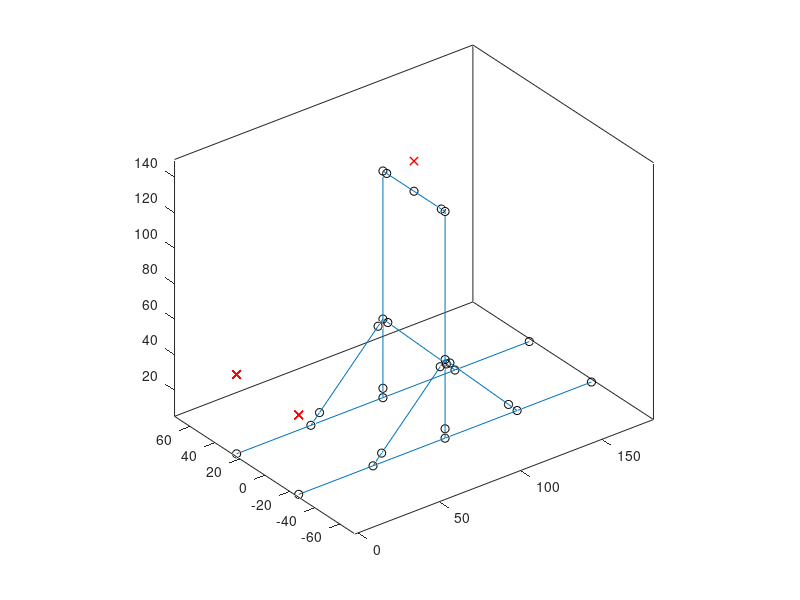

The MATLAB script that drew this image: (Note: this script raises an error after producing the figure.)
% Analyze the response of a column under buckling.  
% Use a small perturbation force to induce buckling.
clear
clc


%% GEOMETRY
L_sleds = 15*12; % Members 1, in
L_top_rxn = 5*12; % Memebers 2, in
L_col = 11.5*12; % Members 3, in
L_brace_leg = 3*12; % Members 4, in
L_brace = L_brace_leg*sqrt(2); % Members 4, in

m1_w = 10.2; % Members 1, in (W10x77)
m1_h = 10.6;
m1_geom = [22.6 455 154 0 5.11]; % [A Izz Iyy ky J]
m1_wt = 77; % lb/ft

m2_w = 10; % Members 2, in (W10x45)
m2_h = 10;
m2_geom = [13.3 248 5.34 0 1.51]; % [A Izz Iyy ky J]
m2_wt = 45; % lb/ft

m3_w = 6; % Members 3, in (HSS6x6x3/8)
m3_h = 6;
m3_geom = [7.58 39.5 39.5 0 64.6]; % [A Izz Iyy ky J]
m3_wt = 46; % lb/ft

m4_w = 3; % Members 4, in (HSS3x3x1/4)
m4_h = 3;
m4_geom = [2.44 3.02 3.02 0 5.08]; % [A Izz Iyy ky J]
m4_wt = 8.78; % lb/ft

mRIG_geom = [22.6 455 154 0 5.11]*1.2; % [A Izz Iyy ky J]
weight = m1_wt*L_sleds/12*2 + m2_wt*L_top_rxn/12*1 + m3_wt*L_col/12*2 + m4_wt*L_brace/12*4;
h_in = (L_col - m1_h - m2_h*2 - 56.2)/12;
h_out = (L_col - m1_h - m2_h*2 - 56.2 - 40)/12;

%% NODES
nodes = [0 L_top_rxn/2 - m1_w/2 m1_h/2
    -L_sleds/2 L_top_rxn/2 - m1_w/2 m1_h/2
    L_sleds/2 L_top_rxn/2 - m1_w/2 m1_h/2
    -(L_brace_leg + m3_w/2 + m1_h/2) L_top_rxn/2 - m1_w/2 m1_h/2
    (L_brace_leg + m3_w/2 + m1_h/2) L_top_rxn/2 - m1_w/2 m1_h/2
    -(L_brace_leg + m3_w/2) L_top_rxn/2 - m1_w/2 m1_h
    (L_brace_leg + m3_w/2) L_top_rxn/2 - m1_w/2 m1_h
    0 L_top_rxn/2 - m1_w/2 m1_h
    -m3_w/2 L_top_rxn/2 - m1_w/2 m1_h + L_brace_leg
    m3_w/2 L_top_rxn/2 - m1_w/2 m1_h + L_brace_leg
    0 L_top_rxn/2 - m1_w/2 m1_h + L_brace_leg + m3_w/2
    0 L_top_rxn/2 - m1_w/2 L_col - m2_h/2
    0 L_top_rxn/2 - m1_w/2 - m3_w/2 L_col - m2_h/2
    0 0 L_col - m2_h/2
    0 -L_top_rxn/2 + m1_w/2 m1_h/2
    -L_sleds/2 -L_top_rxn/2 + m1_w/2 m1_h/2
    L_sleds/2 -L_top_rxn/2 + m1_w/2 m1_h/2
    -(L_brace_leg + m3_w/2 + m1_h/2) -L_top_rxn/2 + m1_w/2 m1_h/2
    (L_brace_leg + m3_w/2 + m1_h/2) -L_top_rxn/2 + m1_w/2 m1_h/2
    -(L_brace_leg + m3_w/2) -L_top_rxn/2 + m1_w/2 m1_h
    (L_brace_leg + m3_w/2) -L_top_rxn/2 + m1_w/2 m1_h
    0 -L_top_rxn/2 + m1_w/2 m1_h
    -m3_w/2 -L_top_rxn/2 + m1_w/2 m1_h + L_brace_leg
    m3_w/2 -L_top_rxn/2 + m1_w/2 m1_h + L_brace_leg
    0 -L_top_rxn/2 + m1_w/2 m1_h + L_brace_leg + m3_w/2
    0 -L_top_rxn/2 + m1_w/2 L_col - m2_h/2
    0 -L_top_rxn/2 + m1_w/2 + m3_w/2 L_col - m2_h/2];

nodes(:,1) = nodes(:,1) + L_sleds/2;


%% CONNECT
% connect = [(1:n - 1)' (2:n)' 4*ones(size(nodes,1) - 1,1)];
connect1 = [2 4 % 1 SLED
    4 1 % 2 SLED
    1 5 % 3 SLED
    5 3 % 4 SLED
    4 6 % 5 RIG
    1 8 % 6 RIG
    5 7 % 7 RIG
    6 9 % 8 BRACE
    8 11 % 9 COL
    7 10 % 10 BRACE
    9 11 % 11 RIG
    10 11 % 12 RIG
    11 12 % 13 COL
    12 13 % 14 RIG
    13 14]; % 15 CROSS

connect = [connect1
    connect1 + 14];
connect(end,:) = [14 27];
connect = [connect 2*ones(size(connect,1),1)];


%% ORIENT
orientation = zeros(size(connect));
orientation(:,2) = L_top_rxn/2 - m1_w/2;
orientation(:,3) = 50;
orientation(16:30,2) = -L_top_rxn/2 + m1_w/2;
orientation([15 30],:) = [L_sleds/2 0 150
    L_sleds/2 0 150];
% % % orientation([9 13 9 + 15 13 + 15],1) = 0;
% % % orientation([9 13 9 + 15 13 + 15],3) = 0;

%% BOUND
fix = zeros(size(nodes,1),6);
fix(2,[1 2 3]) = 1;
fix(3,[2 3]) = 1;
fix(2 + 14,[1 2 3]) = 1;
fix(3 + 14,[2 3]) = 1;

bound = fix';
bound = bound(:);


figure(10)
clf
box on
hold on
axis equal
plot3(nodes(:,1),nodes(:,2),nodes(:,3),'ko')
plot3(orientation(:,1),orientation(:,2),orientation(:,3),'rx')
view(3)

for i = 1:size(connect,1)
    line(nodes(connect(i,1:2),1)',nodes(connect(i,1:2),2)',nodes(connect(i,1:2),3)');
end


%% LOAD
force = fix*0;
force(14,3) = 161*1.2; % Case 1, kip
% force(14,3) = -100*1.2; % Case 2, kip
% force(14,[1 2 3]) = [.1 0 1]*161*1.2; % Case 3, kip
% force(14,[1 2 3]) = [.1 0 -1]*100*1.2; % Case 4, kip
F = force';
F = F(:);

U0 = F*0;

%% MATERIALS
E = 29000;

% Preallocate element structure
EL(size(connect,1)).el = [];
EL(size(connect,1)).el_in.nodes_ij = [];
EL(size(connect,1)).el_in.orient_ij = [];
EL(size(connect,1)).el_in0.break = [];
EL(size(connect,1)).el_in0.mat = [];
EL(size(connect,1)).el_in0.geom = [];
EL = EL';

geom1 = [m1_geom
    m1_geom
    m1_geom
    m1_geom
    mRIG_geom
    mRIG_geom
    mRIG_geom
    m4_geom
    m3_geom
    m4_geom
    mRIG_geom
    mRIG_geom
    m3_geom
    mRIG_geom
    m2_geom];
geom = [geom1
    geom1];
    
for i = 1:size(connect,1)
    EL(i).el_in0 = instantiate_EL; % Instatiate all element variables
    
    % Define element functions
    EL(i).el = 'el2'; % Corotational formulation, linear elastic
    
    % Special element input
    EL(i).el_in0.break = 0;
    EL(i).el_in0.mat = [E .3]; % [E nu]
    EL(i).el_in0.geom = geom(i,:); % [A Izz Iyy ky J]
end


FEM.EL = EL;

FEM.MODEL.nodes = nodes;
FEM.MODEL.orientation = orientation;
FEM.MODEL.connect = connect;
FEM.MODEL.B = bound;
FEM.MODEL.F = F;
FEM.MODEL.F_pt = [F*0 F];

FEM.MODEL.F_pre = F*0;
FEM.MODEL.Dinc = 0;
FEM.MODEL.D = -1;
FEM.MODEL.Di = 0; % n*6 - 4; % The dof that will be used for the b matrix in displacement solver
FEM.PASS.Fext = F*0;

FEM.ANALYSIS = FE_controls_load_frame;
FEM.PLOT = plot_controls_load_frame;

FEM.OUT.U = bound*0;
FE_plot(FEM)


%% Analyze, STEP 1 - initial shape
[FEM_out] = increment_FE(FEM);

FE_plot(FEM_out)

el_loads = FEM_out.OUT.fint_el(:,:,2)';






% Plotting
%% Sled members
A = el_loads(1:4,[1 7]);
A(:,1) = -A(:,1);
A = A';
V = el_loads(1:4,[2 8]);
V(:,2) = -V(:,2);
V = V';
M = el_loads(1:4,[6 12]);
M(:,1) = -M(:,1);
M = M';

figure(2)
clf

subplot(3,1,1)
box on
hold on
plot(nodes([2 4 4 1 1 5 5 3],1)/12,A(:),'k-','linewidth',2)
plot([-1000 1000],[0 0],'b--')
title('Sled Member')
xlabel('Length (ft)')
ylabel('Axial (kip)')
xlim([0 L_sleds/12])
ylim([-100 100])
sled_axial = [nodes([2 4 4 1 1 5 5 3],1)'/12
    A(:)'];

subplot(3,1,2)
box on
hold on
plot(nodes([2 4 4 1 1 5 5 3],1)/12,V(:),'k-','linewidth',2)
plot([-1000 1000],[0 0],'b--')
xlabel('Length (ft)')
ylabel('Shear (kip)')
xlim([0 L_sleds/12])
ylim([-75 75])
sled_shear = [nodes([2 4 4 1 1 5 5 3],1)'/12
    V(:)'];

subplot(3,1,3)
box on
hold on
plot(nodes([2 4 4 1 1 5 5 3],1)/12,M(:)/12,'k-','linewidth',2)
plot([-1000 1000],[0 0],'b--')
xlabel('Length (ft)')
ylabel('Moment (kip*ft)')
xlim([0 L_sleds/12])
ylim([-225 225])
sled_moment = [nodes([2 4 4 1 1 5 5 3],1)'/12
    M(:)'/12];


%% Posts
A = el_loads([9 13],[1 7]);
A(:,1) = -A(:,1);
A = A';
Vy = el_loads([9 13],[2 8]);
Vy(:,2) = -Vy(:,2);
Vy = Vy';
Mz = el_loads([9 13],[6 12]);
Mz(:,2) = -Mz(:,2);
Mz = Mz';
Vz = el_loads([9 13],[3 9]);
Vz(:,2) = -Vz(:,2);
Vz = Vz';
My = el_loads([9 13],[5 11]);
My(:,2) = -My(:,2);
My = My';

figure(3)
clf

subplot(1,5,1)
box on
hold on
plot(A(:),nodes([8 11 11 12],3)/12,'k-','linewidth',2)
plot([0 0],[-1000 1000],'b--')
ylabel('Length (ft)')
xlabel('Axial (kip)')
xlim([-150 150])
ylim([0 L_col/12])
column_axial = [nodes([8 11 11 12],3)'/12
    A(:)'];

subplot(1,5,2)
box on
hold on
plot(Vy(:),nodes([8 11 11 12],3)/12,'k-','linewidth',2)
plot([0 0],[-1000 1000],'b--')
ylabel('Length (ft)')
xlabel('Shear Y (kip)')
xlim([-25 25])
ylim([0 L_col/12])
column_shear_y = [nodes([8 11 11 12],3)'/12
    Vy(:)'];

subplot(1,5,3)
box on
hold on
plot(Mz(:)/12,nodes([8 11 11 12],3)/12,'k-','linewidth',2)
title('Column')
plot([0 0],[-1000 1000],'b--')
ylabel('Length (ft)')
xlabel('Moment Z (kip*ft)')
xlim([-100 100])
ylim([0 L_col/12])
column_moment_z = [nodes([8 11 11 12],3)'/12
    Mz(:)'/12];

subplot(1,5,4)
box on
hold on
plot(Vz(:),nodes([8 11 11 12],3)/12,'k-','linewidth',2)
plot([0 0],[-1000 1000],'b--')
ylabel('Length (ft)')
xlabel('Shear Z (kip)')
xlim([-2 2])
ylim([0 L_col/12])
column_shear_z = [nodes([8 11 11 12],3)'/12
    Vz(:)'];

subplot(1,5,5)
box on
hold on
plot(My(:)/12,nodes([8 11 11 12],3)/12,'k-','linewidth',2)
plot([0 0],[-1000 1000],'b--')
ylabel('Length (ft)')
xlabel('Moment Y (kip*ft)')
xlim([-15 15])
ylim([0 L_col/12])
column_moment_y = [nodes([8 11 11 12],3)'/12
    My(:)'/12];



%% Cross member
A = el_loads([15 30],[1 7]);
A(:,1) = -A(:,1);
A = A';
V = el_loads([15 30],[2 8]);
V(:,2) = -V(:,2);
V = V';
M = el_loads([15 30],[6 12]);
M(:,1) = -M(:,1);
M = M';
V2 = el_loads([15 30],[3 9]);
V2(:,2) = -V2(:,2);
V2 = V2';
M2 = el_loads([15 30],[5 11]);
M2(:,1) = -M2(:,1);
M2 = M2';

figure(4)
clf

subplot(5,1,1)
box on
hold on
plot(nodes([13 14 14 27],2)/12,A(:),'k-','linewidth',2)
plot([-1000 1000],[0 0],'b--')
title('Cross Reaction Bar')
xlabel('Length (ft)')
ylabel('Axial (kip)')
xlim([-L_top_rxn/2 L_top_rxn/2]/12)
ylim([-2 2])
cross_axial = [nodes([13 14 14 27],2)'/12
    A(:)'];

subplot(5,1,2)
box on
hold on
plot(nodes([13 14 14 27],2)/12,V(:),'k-','linewidth',2)
plot([-1000 1000],[0 0],'b--')
xlabel('Length (ft)')
ylabel('Shear (kip)')
xlim([-L_top_rxn/2 L_top_rxn/2]/12)
ylim([-125 125])
cross_shear_y = [nodes([13 14 14 27],2)'/12
    V(:)'];

subplot(5,1,3)
box on
hold on
plot(nodes([13 14 14 27],2)/12,M(:)/12,'k-','linewidth',2)
plot([-1000 1000],[0 0],'b--')
xlabel('Length (ft)')
ylabel('Moment (kip*ft)')
xlim([-L_top_rxn/2 L_top_rxn/2]/12)
ylim([-225 225])
cross_moment_z = [nodes([13 14 14 27],2)'/12
    M(:)'/12];

subplot(5,1,4)
box on
hold on
plot(nodes([13 14 14 27],2)/12,V2(:),'k-','linewidth',2)
plot([-1000 1000],[0 0],'b--')
xlabel('Length (ft)')
ylabel('Shear (kip)')
xlim([-L_top_rxn/2 L_top_rxn/2]/12)
ylim([-25 25])
cross_shear_z = [nodes([13 14 14 27],2)'/12
    V2(:)'];

subplot(5,1,5)
box on
hold on
plot(nodes([13 14 14 27],2)/12,M2(:)/12,'k-','linewidth',2)
plot([-1000 1000],[0 0],'b--')
xlabel('Length (ft)')
ylabel('Moment (kip*ft)')
xlim([-L_top_rxn/2 L_top_rxn/2]/12)
ylim([-25 25])
cross_moment_y = [nodes([13 14 14 27],2)'/12
    M2(:)'/12];


%% Braces
A1 = el_loads(8,[1 7]);
A1(1) = -A1(1);
V1 = el_loads(8,[2 8]);
V1(:,2) = -V1(:,2);
V1 = V1';
M1 = el_loads(8,[6 12]);
M1(:,1) = -M1(:,1);
M1 = M1';

figure(5)
clf

subplot(3,1,1)
box on
hold on
plot([0 L_brace]/12,A1,'k-','linewidth',2)
plot([-1000 1000],[0 0],'b--')
title('Brace')
xlabel('Length (ft)')
ylabel('Axial (kip)')
xlim([0 L_brace/12])
ylim([-150 150])
brace1_axial = [[0 L_brace]/12
    A1(:)'];

subplot(3,1,2)
box on
hold on
plot([0 L_brace]/12,V1(:),'k-','linewidth',2)
plot([-1000 1000],[0 0],'b--')
xlabel('Length (ft)')
ylabel('Shear (kip)')
xlim([0 L_brace/12])
ylim([-125 125])
brace1_shear = [[0 L_brace]/12
    V1(:)'];

subplot(3,1,3)
box on
hold on
plot([0 L_brace]/12,M1(:)/12,'k-','linewidth',2)
plot([-1000 1000],[0 0],'b--')
xlabel('Length (ft)')
ylabel('Moment (kip*ft)')
xlim([0 L_brace/12])
ylim([-225 225])
brace1_moment = [[0 L_brace]/12
    M1(:)'/12];


A2 = el_loads(10,[1 7]);
A2(1) = -A2(1);
V2 = el_loads(10,[2 8]);
V2(:,2) = -V2(:,2);
V2 = V2';
M2 = el_loads(10,[6 12]);
M2(:,1) = -M2(:,1);
M2 = M2';

figure(6)
clf

subplot(3,1,1)
box on
hold on
plot([0 L_brace]/12,A2,'k-','linewidth',2)
plot([-1000 1000],[0 0],'b--')
title('Brace')
xlabel('Length (ft)')
ylabel('Axial (kip)')
xlim([0 L_brace/12])
ylim([-150 150])
brace2_axial = [[0 L_brace]/12
    A2(:)'];

subplot(3,1,2)
box on
hold on
plot([0 L_brace]/12,V2(:),'k-','linewidth',2)
plot([-1000 1000],[0 0],'b--')
xlabel('Length (ft)')
ylabel('Shear (kip)')
xlim([0 L_brace/12])
ylim([-125 125])
brace2_shear = [[0 L_brace]/12
    V2(:)'];

subplot(3,1,3)
box on
hold on
plot([0 L_brace]/12,M2(:)/12,'k-','linewidth',2)
plot([-1000 1000],[0 0],'b--')
xlabel('Length (ft)')
ylabel('Moment (kip*ft)')
xlim([0 L_brace/12])
ylim([-225 225])
brace2_moment = [[0 L_brace]/12
    M2(:)'/12];





%%
% sled_axial
% sled_shear
% sled_moment
% column_axial
% column_shear_y
% column_moment_z
% column_shear_z
% column_moment_y
cross_axial
cross_shear_y
cross_moment_z
% cross_shear_z
% cross_moment_y
% brace1_axial
% brace1_shear
% brace1_moment
% brace2_axial
% brace2_shear
% brace2_moment

% DELTA_vertical = FEM_out.OUT.U(14*6 - 3)
% DELTA_lateral = FEM_out.OUT.U(14*6 - 5)








